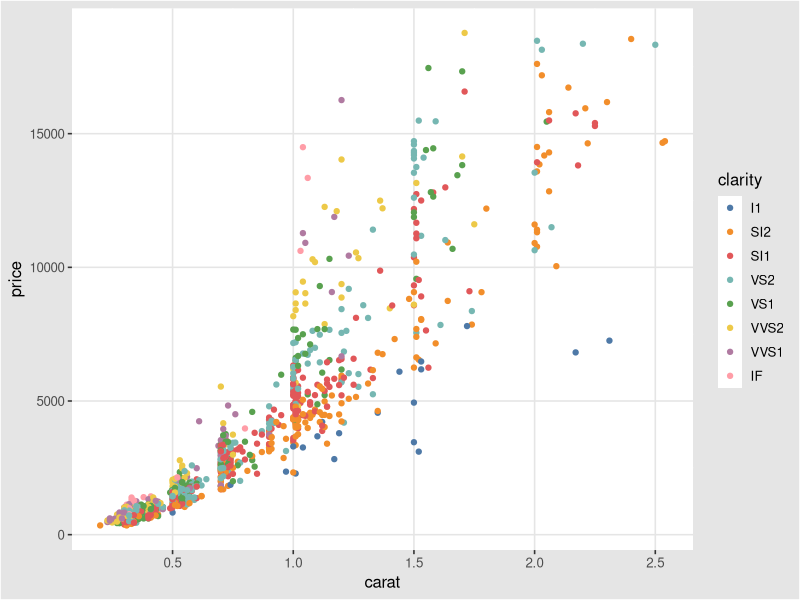

Recreate this plot in R. (Note: this script raises an error after producing the figure.)
## ---- chunk 1
library(ggplot2)
library(ggthemes)
## ---- chunk 2
dsamp <- diamonds[sample(nrow(diamonds), 1000), ]
p <- qplot(carat, price, data=dsamp, colour=clarity) + theme_igray()
p + scale_colour_tableau()
p + scale_colour_tableau('tableau20')
p + scale_colour_tableau('tableau10medium')
p + scale_colour_tableau('tableau10light')
p + scale_colour_tableau('colorblind10')
p + scale_colour_tableau('trafficlight')
p + scale_colour_tableau('purplegray12')
p + scale_colour_tableau('bluered12')
p + scale_colour_tableau('greenorange12')
p + scale_colour_tableau('cyclic')
